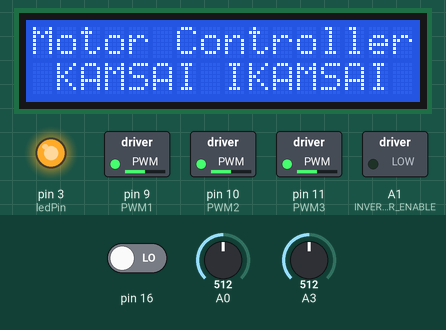
The sketch below on a simulated Arduino Uno, built with avr-gcc and run on an emulated ATmega328P. Shown: 16×2 character LCD, switched loads named in the sketch (green lamp = pin HIGH), output pins drawn as LEDs (lit = HIGH). Dashed ring = blinking. The test bench sets the inputs (shaded band); at power-on: A3 = 512, A0 = 512, pin 16 LOW. Pins used as bus, display or sensor lines are not drawn.

Above: at 0.1 s.
At 4.5 s:
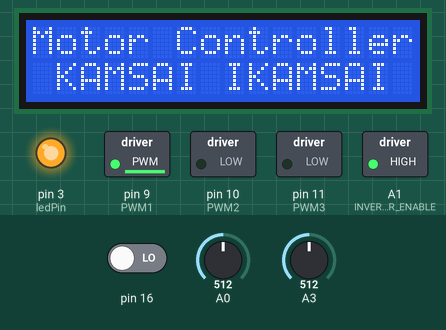
4.6 s: A3 set to 23
At 5.6 s:
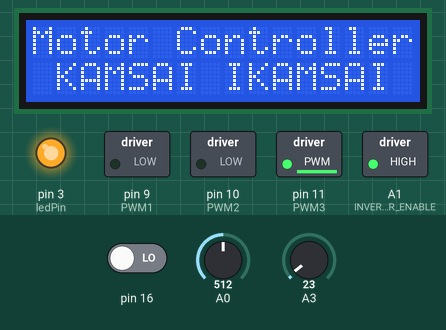
Timing chart, 0 to 6.5 s (numbered marks = the images above; inputs shaded):
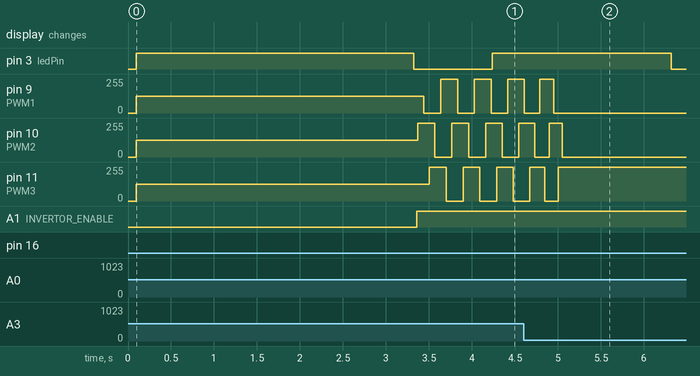

The sketch:

3phase_motror_controller.ino
```cpp
// DDS Sine Generator 3 phase ATMEGA 168 328P PWM 4KHZ + Danijel Gorupec, 2015
// Support 7 Segments Show Hz  15/07/2017
// Import SevSeg Library : https://playground.arduino.cc/Main/SevenSegmentLibrary

#include "arduino.h" //Store data in flash (program) memory instead of SRAM
#include "avr/pgmspace.h"
#include "avr/io.h"
#include "string.h"

// include the SevSeg.h for using the 7 segments
//#include "SevSeg.h"

// include the LiquidCrystal_I2C for using the 16x2 LCD
#include <LiquidCrystal_I2C.h>

// declare the 16x2 LCD variable
LiquidCrystal_I2C lcd(0x27, 16, 2);
//variable to compare the frequency digit to clear the screen, when it change down from two to one digit
int curNumDigit, oldNumDigit;

//SevSeg sevseg; //Instantiate a seven segment controller object

   const byte sine256[] PROGMEM  = {
  127,130,133,136,139,143,146,149,152,155,158,161,164,167,170,173,176,178,181,184,187,190,192,195,198,200,203,205,208,210,212,215,217,219,221,223,225,227,229,231,233,234,236,238,239,240,
  242,243,244,245,247,248,249,249,250,251,252,252,253,253,253,254,254,254,254,254,254,254,253,253,253,252,252,251,250,249,249,248,247,245,244,243,242,240,239,238,236,234,233,231,229,227,225,223,
  221,219,217,215,212,210,208,205,203,200,198,195,192,190,187,184,181,178,176,173,170,167,164,161,158,155,152,149,146,143,139,136,133,130,127,124,121,118,115,111,108,105,102,99,96,93,90,87,84,81,78,
  76,73,70,67,64,62,59,56,54,51,49,46,44,42,39,37,35,33,31,29,27,25,23,21,20,18,16,15,14,12,11,10,9,7,6,5,5,4,3,2,2,1,1,1,0,0,0,0,0,0,0,1,1,1,2,2,3,4,5,5,6,7,9,10,11,12,14,15,16,18,20,21,23,25,27,29,31,
  33,35,37,39,42,44,46,49,51,54,56,59,62,64,67,70,73,76,78,81,84,87,90,93,96,99,102,105,108,111,115,118,121,124

};
#define cbi(sfr, bit) (_SFR_BYTE(sfr) &= ~_BV(bit)) //define a bit to have the properties of a clear bit operator
#define sbi(sfr, bit) (_SFR_BYTE(sfr) |= _BV(bit))//define a bit to have the properties of a set bit operator
#define INPUT_DIR ((PINC&0x04)==0)  // 00000010 = A2 //Control Direction


int PWM1=  9;  //PWM1 output, phase 1
int PWM2 = 10; //PWM2 output, phase 2
int PWM3 = 11; //PWM3 output, phase 3


//int offset_1 = 85; //offset 1 is 120 degrees out of phase with previous phase, Refer to PWM to sine.xls
//int offset_2 = 170; //offset 2 is 120 degrees out of phase with offset 1. Refer to PWM to sine.xls
int offset_1; //offset 1 is 120 degrees out of phase with previous phase, Refer to PWM to sine.xls
int offset_2; //offset 2 is 120 degrees out of phase with offset 1. Refer to PWM to sine.xls
//int program_exec_time = A3; //monitor how quickly the interrupt trigger
int ISR_exec_time = 2; //monitor how long the interrupt takes
int INVERTOR_ENABLE = A1; //INVERTOR ENABLE

double ad_cel; //Manat Add Motor Acceleration, Deceleration
double spd_ref;  //Manat Add
double spd_ref_max = 481;  //60Hz Manat Add
double spd_ref_min = 20;  //2.5Hz Manat Add
double m_speed;   // Manat Add
unsigned char m_direction; // Manat Add rotation direction (0 forwared, 1 reverse)
unsigned char m_run;  //Manat Add
int num = 0; // Manat Add for Hz Show 7-Segments

const double refclk=31376.6;      // measured output frequency
//----------------------------------------------------------------------------
const int ledPin =  3;         // the number of the LED pin
int ledState = LOW;             // ledState used to set the LED
long previousMillis = 0;        // will store last time LED was updated
long interval = 50000;           // interval at which to blink (milliseconds)
//----------------------------------------------------------------------------

// variables used inside interrupt service declared as voilatile
volatile byte current_count;              // Keep track of where the current count is in sine 256 array
volatile byte ms4_delay;             //variable used to generate a 4ms delay
volatile byte c4ms;              // after every 4ms this variable is incremented, its used to create a delay of 1 second
volatile unsigned long phase_accumulator;   // pahse accumulator
volatile unsigned long tword_m;  // dds tuning word m, refer to DDS_calculator (from Martin Nawrath) for explination.

void setup()
{
  Serial.begin(9600);        // Manat Add

  // initialize the 16x2 LCD
  lcd.begin();
  oldNumDigit = 0;
  // print the starting wellcome screen
  lcd.setCursor(0,0);
  lcd.print("Motor Controller");
  lcd.setCursor(0,1);
  lcd.print(" KAMSAI IKAMSAI ");

  pinMode(PWM1, OUTPUT);      //sets the digital pin as output
  pinMode(PWM2, OUTPUT);      //sets the digital pin as output
  pinMode(PWM3, OUTPUT);  //sets the digital pin as output

  pinMode(ledPin, OUTPUT);  //Manat Add
  pinMode(ISR_exec_time, OUTPUT);      //sets the digital pin as output
  pinMode(INVERTOR_ENABLE, OUTPUT);      //sets the digital pin as output
  digitalWrite(INVERTOR_ENABLE, LOW);  //Manat Add


  //sbi(PORTB,program_exec_time); //Sets the pin
  //digitalWrite(program_exec_time, HIGH);

  Setup_timer0();
  Setup_timer1();
  Setup_timer2();
  //Disable Timer 1 interrupt to avoid any timing delays
  //cbi (TIMSK0,TOIE0);              //disable Timer0 !!! delay() is now not available
  sbi (TIMSK2,TOIE2);              //enable Timer2 Interrupt


  tword_m=pow(2,32)*m_speed/refclk;  //calulate DDS new tuning word
  /*
  //-----------SevenSegment-------------
  byte numDigits = 2;
  byte digitPins[] = {13, 12};
  byte segmentPins[] = {8, 7, 6, 5, 4, 3, 2};
  bool resistorsOnSegments = false; // 'false' means resistors are on digit pins
  byte hardwareConfig = COMMON_CATHODE; // See README.md for options
  bool updateWithDelays = false; // Default. Recommended
  bool leadingZeros = false; // Use 'true' if you'd like to keep the leading zeros

  sevseg.begin(hardwareConfig, numDigits, digitPins, segmentPins, resistorsOnSegments, updateWithDelays, leadingZeros);
  sevseg.setBrightness(1);
  //------------------------------------
  */
  digitalWrite(ledPin, HIGH);
  WaitLoop(30000);
  digitalWrite(ledPin, LOW);
  lcd.clear();
}

void loop()
{
  while(1)
  {
     ReadAnalogs();
     unsigned long currentMillis = millis();    //  For ledState

   //---------Control Power IR2111----------------------------
     if (m_speed > spd_ref_min){
       offset_1 = 85;
       offset_2 = 170;
       m_run = 1;
       digitalWrite(INVERTOR_ENABLE, HIGH);
     }
     else {
       offset_1 = 0;
       offset_2 = 0;
       m_run = 0;
       digitalWrite(INVERTOR_ENABLE, LOW);
     }
   //---------7 Segments Show Hz------------------------------
     num = (m_speed/8);
     if(m_speed == spd_ref_min) num = 0;

     lcd.setCursor(0,0);
     lcd.print("Frequency :");
     curNumDigit = len(num);
     if(curNumDigit < oldNumDigit)
       {
          lcd.setCursor(14,0);
          lcd.print("  ");
       }
     oldNumDigit = curNumDigit;
     lcd.setCursor(14,0);
     lcd.print(num);

     // remove the comment if using the 7 segments
     //sevseg.setNumber(num, 2);
     //sevseg.refreshDisplay();

   //sbi(PORTC,program_exec_time); //Sets the pin
   //digitalWrite(program_exec_time, HIGH);

   //---------Monitor program---------------------------------
  if((currentMillis - previousMillis) > (interval/(num+1))) {
    // save the last time you blinked the LED
    previousMillis = currentMillis;

    // if the LED is off turn it on and vice-versa:
    if (ledState == LOW)
      ledState = HIGH;
    else
      ledState = LOW;

    // set the LED with the ledState of the variable:
    digitalWrite(ledPin, ledState);
  }

   //---------------------------------------------------------------

      if (c4ms > 0) // c4ms = 4ms, thus 4ms *250 = 1 second delay
       {
        c4ms=0;                          //Reset c4ms
        cbi (TIMSK2,TOIE2);              //Disable Timer2 Interrupt
        tword_m=pow(2,32)*m_speed/refclk;  //Calulate DDS new tuning word
        sbi (TIMSK2,TOIE2);              //Enable Timer2 Interrupt

      }

  }
}

void WaitLoop(unsigned int tm)
{
  unsigned int i,j;
  for (j=0;j<tm;j++)
  {
    for (i=0;i<200;i++) //the ATmega is runs at 16MHz
      if (PORTC==0xFF) DDRB|=0x02; //just a dummy instruction
  }
}


void ReadAnalogs(void)
{
      spd_ref=map(analogRead(0),0,1023,0,spd_ref_max);             //Read voltage on analog 1 to see desired output frequency, 0V = 0Hz, 5V = 1.023kHz
      ad_cel=map(analogRead(3),0,1023,1,200);    // Manat Add

       if(spd_ref > spd_ref_max) spd_ref = spd_ref_max;  // Manat add maximum 60Hz
       if(spd_ref < spd_ref_min) spd_ref = 0;  // Manat Add minimum 2.5Hz


       if (INPUT_DIR)
        {
          if (m_direction==0) spd_ref=spd_ref_min;
          if (m_speed==spd_ref_min) m_direction=1; //only allow direction change at minimum speed

        }

       else
       {
          if (m_direction==1) spd_ref=spd_ref_min;
          if (m_speed==spd_ref_min) m_direction=0; //only alow direction change at minimum speed

        }

     //if (spd_ref>m_speed) m_speed=m_speed+0.02;   // Hz step
     //if (spd_ref<m_speed) m_speed=m_speed-0.02;
     if (spd_ref>m_speed) m_speed=m_speed+(1/ad_cel);   // Hz step
     if (spd_ref<m_speed) m_speed=m_speed-(1/ad_cel);
     if (m_speed<spd_ref_min) m_speed=spd_ref_min;

}


void Setup_timer0(void)
{


  TCCR0B = (TCCR0B & 0b11111000) | 0x02;
  // Timer1 PWM Mode set to Phase Correct PWM
  cbi (TCCR0A, COM0A0);
  sbi (TCCR0A, COM0A1);
  cbi (TCCR0A, COM0B0);
  sbi (TCCR0A, COM0B1);

  // Mode 1 / Phase Correct PWM
  sbi (TCCR0A, WGM00);
  cbi (TCCR0A, WGM01);

}

void Setup_timer1(void)
{

 TCCR1B = (TCCR1B & 0b11111000) |0x02;
  // Timer1 Clock Prescaler to : 1

  cbi (TCCR1A, COM1A0);
  sbi (TCCR1A, COM1A1);
  cbi (TCCR1A, COM1B0);
  sbi (TCCR1A, COM1B1);


  sbi (TCCR1A, WGM10);
  cbi (TCCR1A, WGM11);
  cbi (TCCR1B, WGM12);
  cbi (TCCR1B, WGM13);
}


void Setup_timer2()
{

  TCCR2B = (TCCR2B & 0b11111000) | 0x02;// Timer2 Clock Prescaler to : 1

  cbi (TCCR2A, COM2A0);  // clear Compare Match
  sbi (TCCR2A, COM2A1);
  cbi (TCCR2A, COM2B0);
  sbi (TCCR2A, COM2B1);

  // Mode 1  / Phase Correct PWM
  sbi (TCCR2A, WGM20);
  cbi (TCCR2A, WGM21);
  cbi (TCCR2B, WGM22);
}


ISR(TIMER2_OVF_vect)
{
  //cbi(PORTC,program_exec_time); //Clear the pin
  //sbi(PORTC,ISR_exec_time);          // Sets the pin
  //digitalWrite(program_exec_time, LOW);
  digitalWrite(ISR_exec_time, HIGH);
  if (m_direction==0)
     phase_accumulator=phase_accumulator+tword_m;
  else
     phase_accumulator=phase_accumulator-tword_m;

   //phase_accumulator=phase_accumulator+tword_m; //Adds tuning M word to previoud phase accumulator. refer to DDS_calculator (from Martin Nawrath) for explination.

  if (m_run==0)
    current_count=0;
  else
    current_count=phase_accumulator >> 24;     // use upper 8 bits of phase_accumulator as frequency information
  //-------------------------------


  //------------------------------

  OCR1A = pgm_read_byte_near(sine256 + current_count); // read value fron ROM sine table and send to PWM
  OCR1B = pgm_read_byte_near(sine256 + (uint8_t)(current_count + offset_1)); // read value fron ROM sine table and send to PWM, 120 Degree out of phase of PWM1
  OCR2A = pgm_read_byte_near(sine256 + (uint8_t)(current_count + offset_2));// read value fron ROM sine table and send to PWM, 120 Degree out of phase of PWM2

  //increment variable ms4_delay every 4mS/125 =  milliseconds 32uS
  if(ms4_delay++ == 125)

  {
    c4ms++;
    ms4_delay=0; //reset count
   }

//cbi(PORTC,ISR_exec_time);            //Clear the pin
digitalWrite(ISR_exec_time, LOW);
}

int len(int number)
{
  int count=0;
  while(number)
     {
            number=number/10;
            count++;
      }
   return count;
}
```
